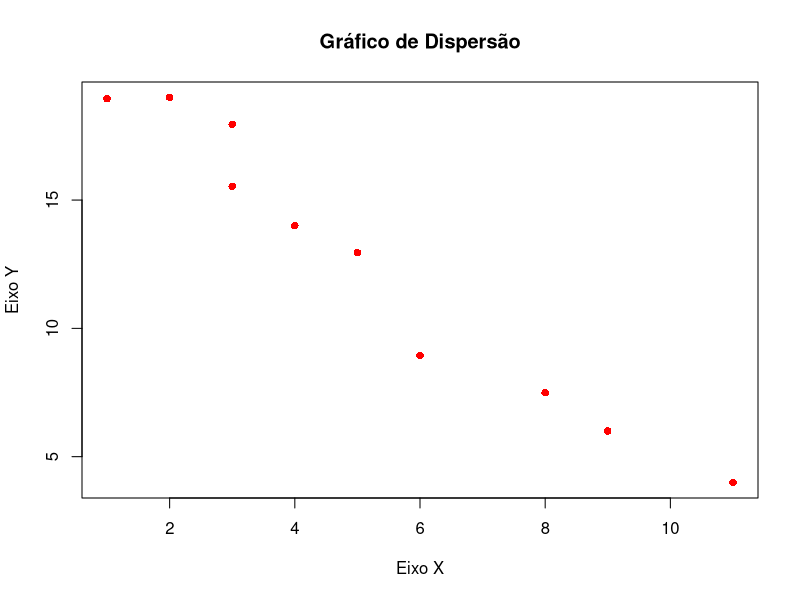
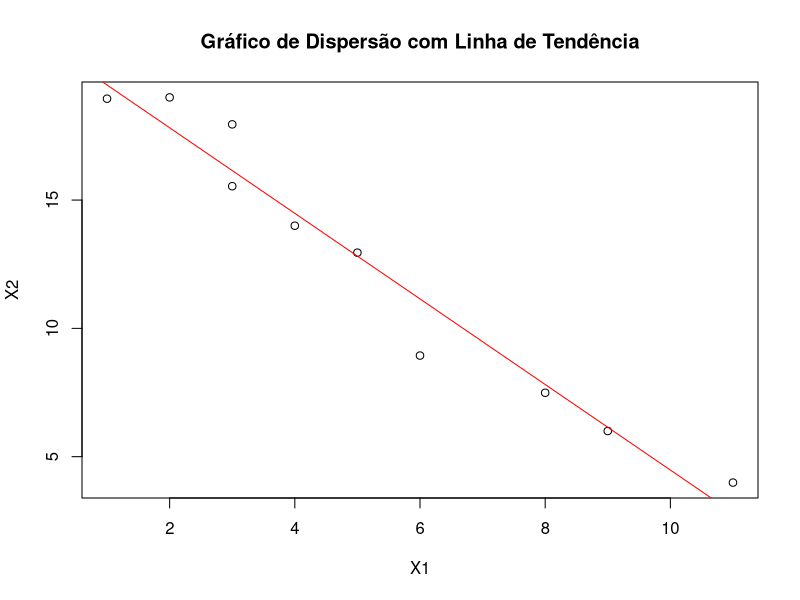

The R source for these figures, in order: (Note: this script raises an error after producing the figures.)
#MULTIVARIADA I - LISTA 1
# PROFESSOR: PEDRO ALMEIDA
#ALUNA: VITORIA SOARES DE SOUZA 

#####################   LISTA 1   ###################################

#QUESTÂO 1

x1<-c(3,4,2,6,8,2,5)
x1

x2<-c(5,5.5,4,7,10,5,7.5)
x2


#medias amostrais de x1 e x2:
mean(x1)
mean(x2)

#variancia amostrais de x1 e x2:
dados<-data.frame(x1,x2)
cov(dados)

#distancia euclidiana entre os vetores x1 x2:
sqrt(sum((x1-x2)^2))

#distancia estatistica dos vetores x1 e x2:
x1p<-(c(x1/sqrt(var(x1))))
x1p

x2p<-(c(x2/sqrt(var(x2))))    
x2p

sqrt(sum((x1p-x2p)^2))


######################################################################
 
#QUESTÃO 2

X1<-c(1,2,3,3,4,5,6,8,9,11)
X1

X2<-c(18.95,19.00,17.95,15.54,14.00,12.95,8.94,7.49,6.00,3.99)
X2

dados1<-data.frame(X1,X2)

#grafico de dispersão dos dados :

plot(X1, X2, 
     main = "Gráfico de Dispersão",
     xlab = "Eixo X", 
     ylab = "Eixo Y", 
     col = "red", 
     pch = 16)

# Plotando o gráfico de dispersão com a linha de tendência de X1 e X2:

plot(X1,X2, main = "Gráfico de Dispersão com Linha de Tendência")
abline(lm(X2 ~ X1), col = "red")

#medias amostrais de X1 e X2:
mean(X1)
mean(X2)

#variancia amostrais de X1 e X2:
DADOS<-data.frame(X1,X2)
DADOS
cov(DADOS)

#covariancia da amostra s12:
cov(X1,X2)

#coeficiente de correlação da amostra r12:
cor(X1,X2)

#INTERPRETAÇAO DA COVARIANCIA E CORRELAÇÃO DE DE S12 E R12: 
#sabemos que a covariância mede a variação conjunta entre duas variáveis,
#enquanto o coeficiente de correlação mede a força e a direção da relação entre 
#as duas variáveis, padronizando-a em uma escala de -1 a 1.
#Logo podemos dizer que a correlação de 
# (X1,X2) é forte. Já a covariancia tende a ser negativa, ou seja, Se a covariância é 
#negativa,isso indica que as duas variáveis tendem a variar em direções opostas 
#(quando uma aumenta, a outra diminui).


#matriz de medias de x1 e x2 :
vetor_medias<-(c(mean(X1),mean(X2)));
vetor_medias

#matriz de variancia-covariancia Sn de x1 e x2:
matriz<-(cov(DADOS))
matriz

#matriz de correlação R de x1 e x2:
MATRIZ_COR<-cor(DADOS)
MATRIZ_COR


##################################################################

#QUESTÃO 3

x_1<-(c(9,2,6,5,8))
x_2<-(c(12,8,6,4,10))
x_3<-(c(3,4,0,2,1))

#vetor de medias de x1,x2 e x3:
mean(x-1)
mean(x_2)
mean(x_3)

#vetor de medias de x1 , x2 e x3:
medias<-(c(mean(x_1),mean(x_2),mean(x_3)))
medias

#matriz de covariancia Sn de x1,x2 e x3:
M<-data.frame(x_1,x_2,x_3)
covariancia<-cov(M)
covariancia

#matriz de correlação R de x1,x2 e x3:
correlacao<-cor(M)
correlacao

